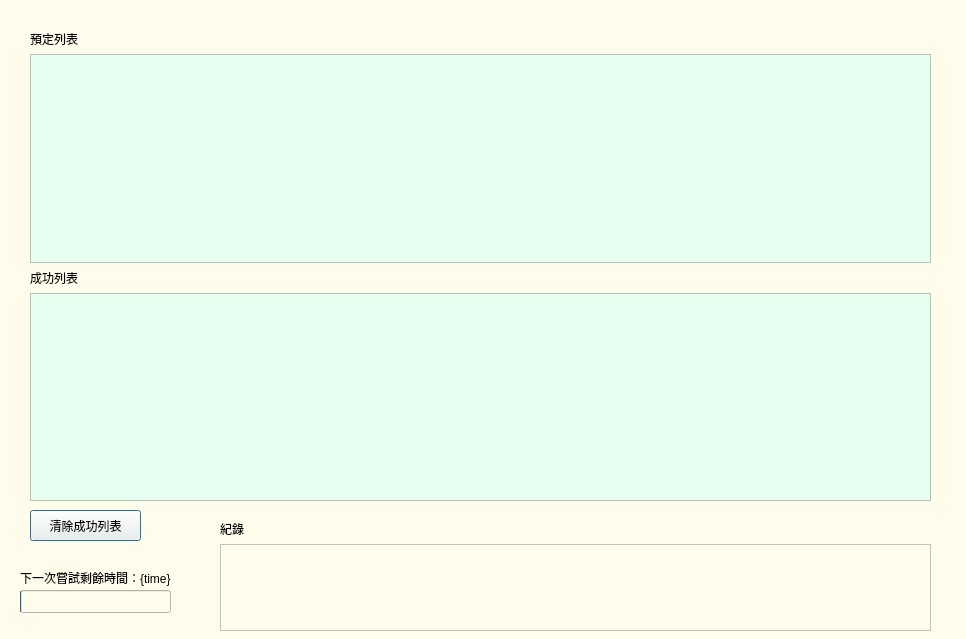
<?xml version="1.0" encoding="UTF-8"?>
<ui version="4.0">
 <class>LaoZuo_ApplyReserve</class>
 <widget class="QDialog" name="LaoZuo_ApplyReserve">
  <property name="geometry">
   <rect>
    <x>0</x>
    <y>0</y>
    <width>966</width>
    <height>639</height>
   </rect>
  </property>
  <property name="windowTitle">
   <string>[test]LaborMiner</string>
  </property>
  <property name="styleSheet">
   <string notr="true">background-color: rgb(255, 252, 235);</string>
  </property>
  <widget class="QWidget" name="verticalLayoutWidget">
   <property name="geometry">
    <rect>
     <x>30</x>
     <y>30</y>
     <width>901</width>
     <height>471</height>
    </rect>
   </property>
   <layout class="QVBoxLayout" name="verticalLayout">
    <item>
     <widget class="QLabel" name="label">
      <property name="text">
       <string>預定列表</string>
      </property>
     </widget>
    </item>
    <item>
     <widget class="QTableWidget" name="ReserveTable">
      <property name="styleSheet">
       <string notr="true">font: 700 10pt &quot;微軟正黑體&quot;;
background-color: rgb(231, 255, 241);</string>
      </property>
      <attribute name="verticalHeaderVisible">
       <bool>false</bool>
      </attribute>
     </widget>
    </item>
    <item>
     <widget class="QLabel" name="label_2">
      <property name="text">
       <string>成功列表</string>
      </property>
     </widget>
    </item>
    <item>
     <widget class="QTableWidget" name="SuccessTable">
      <property name="styleSheet">
       <string notr="true">font: 700 10pt &quot;微軟正黑體&quot;;
background-color: rgb(231, 255, 241);</string>
      </property>
      <attribute name="verticalHeaderVisible">
       <bool>false</bool>
      </attribute>
     </widget>
    </item>
   </layout>
  </widget>
  <widget class="QPushButton" name="btnClearSuccess">
   <property name="geometry">
    <rect>
     <x>30</x>
     <y>510</y>
     <width>111</width>
     <height>31</height>
    </rect>
   </property>
   <property name="text">
    <string>清除成功列表</string>
   </property>
  </widget>
  <widget class="QProgressBar" name="progressBar_RemainTime">
   <property name="geometry">
    <rect>
     <x>20</x>
     <y>590</y>
     <width>151</width>
     <height>23</height>
    </rect>
   </property>
   <property name="value">
    <number>1</number>
   </property>
   <property name="textVisible">
    <bool>false</bool>
   </property>
  </widget>
  <widget class="QLabel" name="RemainTimeText">
   <property name="geometry">
    <rect>
     <x>20</x>
     <y>570</y>
     <width>201</width>
     <height>16</height>
    </rect>
   </property>
   <property name="text">
    <string>下一次嘗試剩餘時間：{time}</string>
   </property>
  </widget>
  <widget class="QWidget" name="verticalLayoutWidget_2">
   <property name="geometry">
    <rect>
     <x>220</x>
     <y>520</y>
     <width>711</width>
     <height>111</height>
    </rect>
   </property>
   <layout class="QVBoxLayout" name="verticalLayout_2">
    <item>
     <widget class="QLabel" name="RemainTimeText_2">
      <property name="text">
       <string>紀錄</string>
      </property>
     </widget>
    </item>
    <item>
     <widget class="QTextBrowser" name="textbox_Logger"/>
    </item>
   </layout>
  </widget>
 </widget>
 <resources/>
 <connections/>
</ui>
